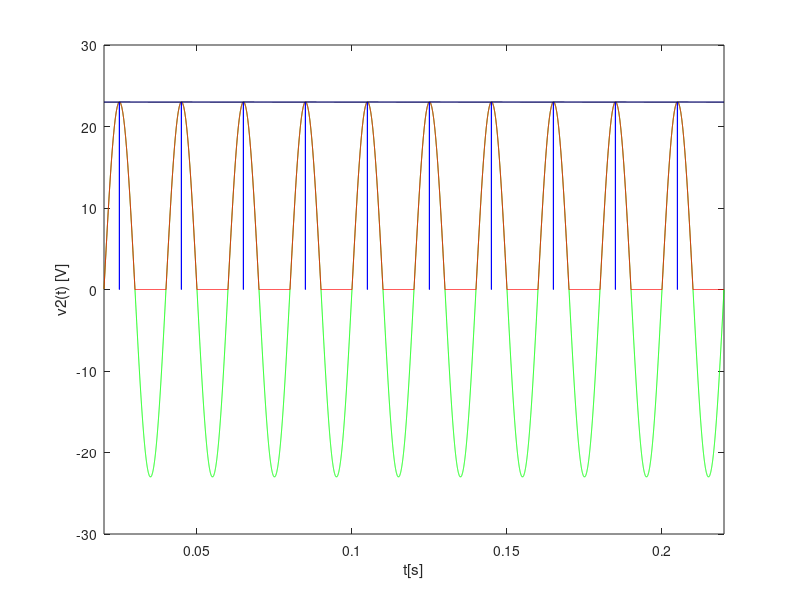
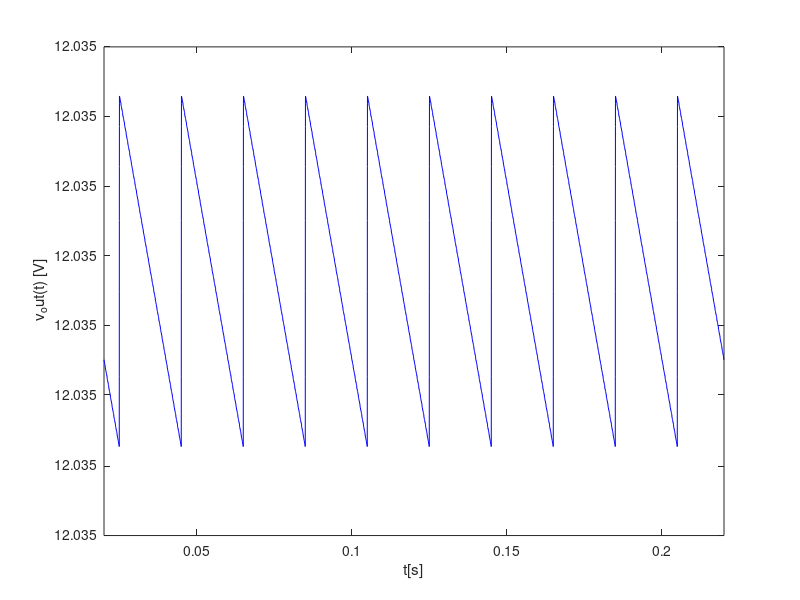

Write MATLAB code to recreate these figures, in order.
close all
clear all

dt=1e-5
tmax=2e4+2000;
freq=2*pi*50.;
period=1./50.
A=230./10.;


%envelope
R1=300e3;
R2=715e3;
C1=300e-6;



% T off
toff=(1/freq)*atan(R1*C1*freq);


j=1;

for i=1:tmax

	t(i)=i*dt;
	v2(i)=A*sin(freq*t(i));

	if(v2(i)>0)
		v3(i)=v2(i);
	else
		v3(i)=0.;
	endif;

	if(t(i)>toff &&    A * sin(freq*toff) * exp(-(t(i)-toff)/(R1*C1)) > v3(i))
		vo(i)=A * sin(freq*toff) * exp(-(t(i)-toff)/(R1*C1));
	else
		vo(i)=0.;
	endif;

	if(A * sin(freq*toff) * exp(-(t(i)-toff)/(R1*C1)) < v3(i)    &&   t(i)>toff+period)
		toff=toff+period;
	endif;

	%voltagem envelope
	venvelope(i)=v3(i);
	if(vo(i)>v3(i))
		venvelope(i)=vo(i);
	endif;


endfor;

%%%%VOLTAGE REGULATOR

%solving using accurate model

function f=f(v,Vs,R)
Is=1e-14;
VT=0.02586491702;
f=v+R*Is*(exp(v/(22*VT))-1)-Vs;
endfunction

function fd=fd(v,R)
Is=1e-14;
VT=0.02586491702;
fd=1+R*Is/(22*VT)*exp(v/(22*VT));
endfunction

function find_Root=Solve_f(Vs,R)
	delta=1e-6;
	x_next=0.5;

	do
		x=x_next;
		x_next=x-f(x,Vs,R)/fd(x,R);
	until (abs(x-x_next)<delta);
	find_Root=x_next;
endfunction


for i=1:tmax
v_out(i)=Solve_f(venvelope(i),R2);
endfor;

%GRAFICOS

%making new vectores

for j=1:2e4
	tgraf(j)=t(j+2000);
	v2graf(j)=v2(j+2000);
	v3graf(j)=v3(j+2000);
	vograf(j)=vo(j+2000);
	venvelopegraf(j)=venvelope(j+2000);
	v_outgraf(j)=v_out(j+2000);
endfor

hf = figure ();
plot (tgraf, v2graf, "g");
hold on;
plot (tgraf, v3graf, "r");
hold on;
plot (tgraf, vograf, "b");
hold on;
plot (tgraf, venvelopegraf, "-k");

axis([tgraf(1),tgraf(2e4)]);
xlabel ("t[s]");
ylabel ("v2(t) [V]");
print (hf, "v2.eps", "-depsc");

clf(hf);
hf = figure();
plot(tgraf,v_outgraf,"b");
axis([tgraf(1),tgraf(2e4)]);
xlabel("t[s]");
ylabel("v_out(t) [V]");
print(hf,"vout.eps","-depsc");

mean(venvelopegraf)
